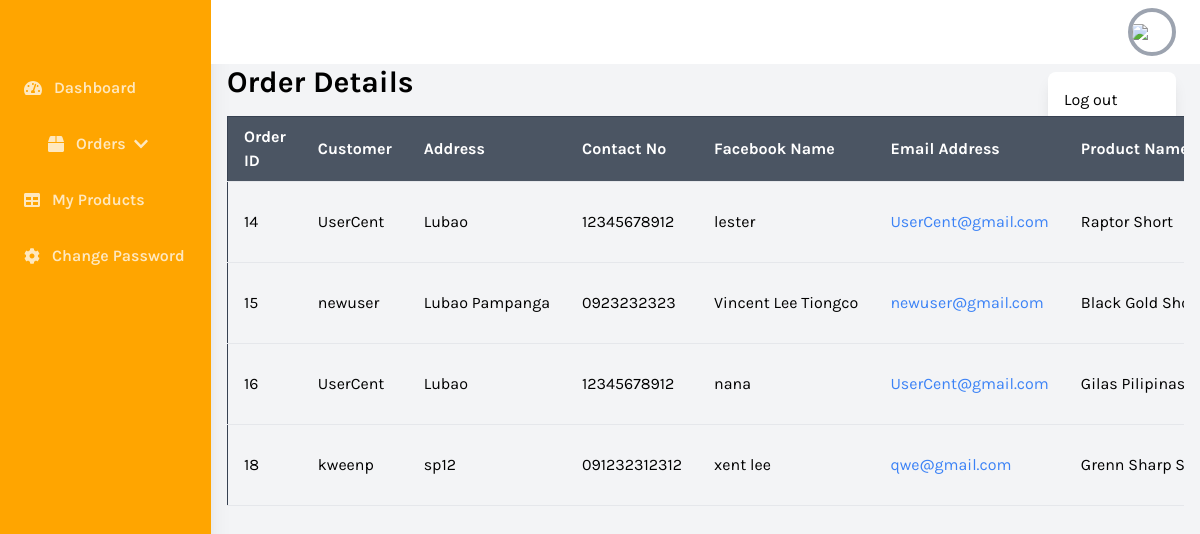
Screenshot of /userOrder.php (signed in) with the database file from the repository.
### tables this page shows
CREATE TABLE `orders` (
  `id` int(11) NOT NULL,
  `user_id` int(11) DEFAULT NULL,
  `product_id` int(11) DEFAULT NULL,
  `order_date` datetime DEFAULT NULL,
  `status` varchar(50) DEFAULT NULL,
  `facebook_account` varchar(255) DEFAULT NULL
);

CREATE TABLE `users` (
  `id` int(11) NOT NULL,
  `username` varchar(50) NOT NULL,
  `email` varchar(100) NOT NULL,
  `password` varchar(255) NOT NULL,
  `contact_no` varchar(15) DEFAULT NULL,
  `address` text DEFAULT NULL,
  `role` enum('user','admin') DEFAULT 'user',
  `created_at` timestamp NOT NULL DEFAULT current_timestamp()
);

CREATE TABLE `products` (
  `id` int(11) NOT NULL,
  `name` varchar(255) NOT NULL,
  `description` text DEFAULT NULL,
  `price` decimal(10,2) NOT NULL,
  `image_url` varchar(255) DEFAULT NULL,
  `date_created` datetime DEFAULT current_timestamp(),
  `date_updated` datetime DEFAULT current_timestamp() ON UPDATE current_timestamp(),
  `size` enum('S','M','L','XL','XXL') DEFAULT NULL,
  `stock` tinyint(1) NOT NULL DEFAULT 1
);

### userOrder.php (the view, shortened to what this page needs)
<?php
include 'db_connection.php';
$query = "
    SELECT o.id AS order_id, u.username, u.address, u.contact_no, u.email,
           p.name AS product_name, p.price AS product_price,
           p.image_url, o.order_date, o.status, o.facebook_account
    FROM orders o
    JOIN users u ON o.user_id = u.id
    JOIN products p ON o.product_id = p.id
";
$result = mysqli_query($db, $query);
?>
<!DOCTYPE html>
<html lang="en">
<head>
    <script src="https://cdn.tailwindcss.com"></script>
</head>
<body class="bg-gray-100 font-family-karla flex">
<aside class="relative bg-sidebar h-screen w-64 hidden sm:block shadow-xl">
    <div class="p-6">
    </div>
    <nav class="text-white text-base font-semibold pt-3">
        <a href="adminDashboard.php" class="flex items-center text-white opacity-75 hover:opacity-100 py-4 pl-6 nav-item">
            <i class="fas fa-tachometer-alt mr-3"></i>
            Dashboard
        </a>
         <div class="pl-6">
                <button class="flex items-center text-white opacity-75 hover:opacity-100 py-4 pl-6 nav-item" onclick="toggleOrders()">
                    <i class="fas fa-box mr-3"></i>
                    Orders
                    <i class="fas fa-chevron-down ml-2" id="orders-toggle-icon"></i>
                </button>
            </div>
        <a href="myProducts.php" class="flex items-center text-white opacity-75 hover:opacity-100 py-4 pl-6 nav-item">
            <i class="fas fa-table mr-3"></i>
            My Products
        </a>
            <a href="adminChangePassword.php" class="flex items-center text-white opacity-75 hover:opacity-100 py-4 pl-6 nav-item">
            <i class="fa fa-cog mr-3"></i>
               Change Password
            </a>
    </nav>
</aside>
<div class="relative w-full flex flex-col h-screen overflow-y-hidden">
        <header class="w-full items-center bg-white py-2 px-6 hidden sm:flex">
            <div x-data="{ isOpen: false }" class="relative w-1/2 flex justify-end">
                <button @click="isOpen = !isOpen" class="realtive z-10 w-12 h-12 rounded-full overflow-hidden border-4 border-gray-400 hover:border-gray-300 focus:border-gray-300 focus:outline-none">
                    <img src="https://tse1.mm.bing.net/th?id=OIP.V0NH3fa-mZ4AJ94SEQTy_wHaHa&pid=Api&P=0&h=220">
                </button>
                <button x-show="isOpen" @click="isOpen = false" class="h-full w-full fixed inset-0 cursor-default"></button>
                <div x-show="isOpen" class="absolute w-32 bg-white rounded-lg shadow-lg py-2 mt-16">
                    <a href="logout.php" class="block px-4 py-2 account-link hover:text-white">Log out</a>
                </div>
            </div>
        </header>
<div class="relative w-full flex flex-col h-screen overflow-hidden">
    <div class="container mx-auto px-4 flex-1">
        <h2 class="text-3xl font-bold mb-4">Order Details</h2>
        <div class="overflow-x-auto h-full">
            <div class="max-h-[calc(100vh-6rem)] overflow-y-auto">
                <table class="min-w-full border border-gray-700">
                    <thead class="bg-gray-600 sticky top-0 z-10 text-white">
                        <tr>
                            <th class="px-4 py-2 text-left border-b" >Order ID</th>
                            <th class="px-4 py-2 text-left border-b" >Customer</th>
                            <th class="px-4 py-2 text-left border-b" >Address</th>
                            <th class="px-4 py-2 text-left border-b" >Contact No</th>
                            <th class="px-4 py-2 text-left border-b" >Facebook Name</th>
                            <th class="px-4 py-2 text-left border-b" >Email Address</th>
                            <th class="px-4 py-2 text-left border-b">Product Name</th>
                        </tr>
                    </thead>
                    <tbody class="text-black">
                            <?php while ($row = mysqli_fetch_assoc($result)): ?>
                                <tr>
                                    <td class="px-4 py-2 border-b whitespace-nowrap"><?php echo $row['order_id']; ?></td>
                                    <td class="px-4 py-2 border-b whitespace-nowrap"><?php echo $row['username']; ?></td>
                                    <td class="px-4 py-2 border-b whitespace-nowrap"><?php echo $row['address']; ?></td>
                                    <td class="px-4 py-2 border-b whitespace-nowrap"><?php echo $row['contact_no']; ?></td>
                                    <td class="px-4 py-2 border-b whitespace-nowrap"><?php echo htmlspecialchars($row['facebook_account']); ?></td>
                                    <td class="px-4 py-2 border-b whitespace-nowrap text-blue-500"><?php echo $row['email']; ?></td>
                                    <td class="px-4 py-2 border-b whitespace-nowrap"><?php echo $row['product_name']; ?></td>
                                </tr>
                            <?php endwhile; ?>
                        </tbody>
                </table>
            </div>
        </div>
    </div>
</div>
<link rel="stylesheet" href="https://cdnjs.cloudflare.com/ajax/libs/font-awesome/6.0.0-beta3/css/all.min.css">
</body>
</html>

### userOrder.php (style rules this page uses)
.font-family-karla { font-family: karla; }
.bg-sidebar { background: orange; }

### rows the page displays
orders: id "14", user.username "UserCent", user.address "Lubao", user.contact_no "12345678912", facebook_account "lester", user.email "UserCent@gmail.com", product.name "Raptor Short"
orders: id "15", user.username "newuser", user.address "Lubao Pampanga", user.contact_no "0923232323", facebook_account "Vincent Lee Tiongco", user.email "newuser@gmail.com", product.name "Black Gold…"
orders: id "16", user.username "UserCent", user.address "Lubao", user.contact_no "12345678912", facebook_account "nana", user.email "UserCent@gmail.com", product.name "Gilas Pilipinas…"
orders: id "18", user.username "kweenp", user.address "sp12", user.contact_no "091232312312", facebook_account "xent lee", user.email "qwe@gmail.com", product.name "Grenn Sharp…"
